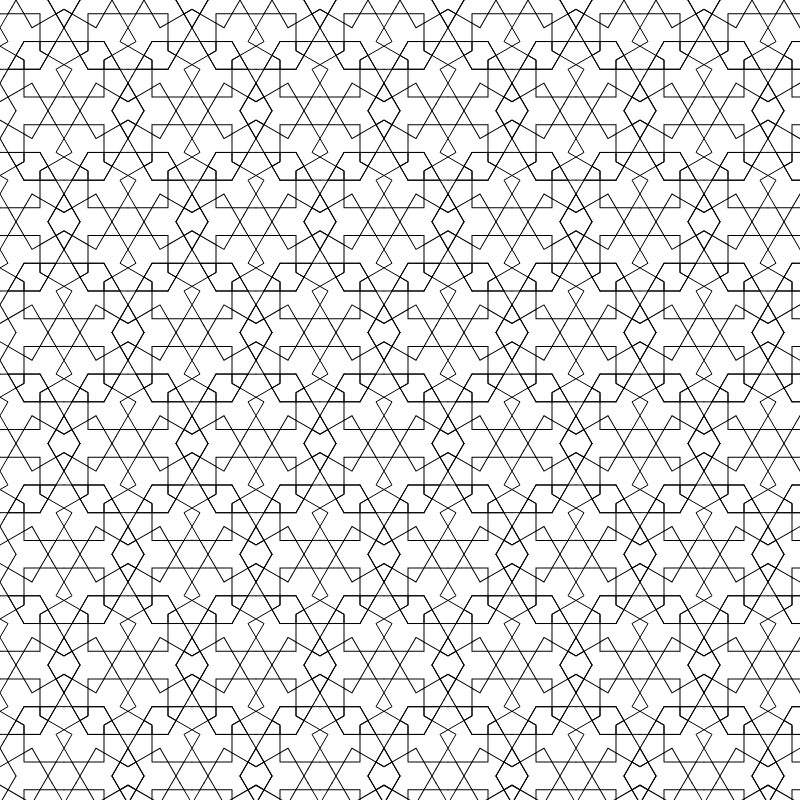
Frame 1 (no input)
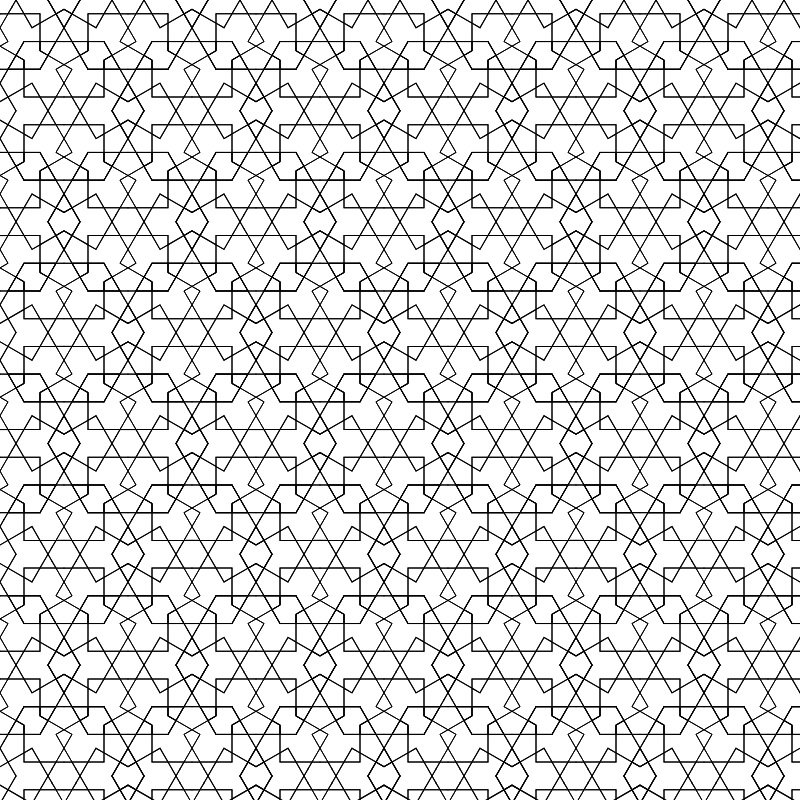
Frame 2 (the mouse pressed at the canvas centre, redrawn once)

The p5.js sketch that drew these frames (run headless with seeded random() and noise() and a simulated clock; the mouse was pressed at the canvas centre and the sketch redrawn once):

// p5.js sketch
// ── sketch.js
/*
Code written by Selcuk ARTUT 2022
Geometric Patterns with Creative Coding 
All rights reserved
*/

// Motif class
class Motif {
    constructor(a) {
        this.a = a;
    }

    display() {
        let x0,y0,x1,y1,x2,y2,x3,y3,x4,y4,x5,y5,x6,y6,x7,y7,x8,y8,x9,y9,x10,y10;
        x0 = 0;
        y0 = 0;
        x1 = 0.5 * this.a;
        y1 = 0;
        x2 = 2 * this.a * cos(60) + 0.5 * this.a;
        y2 = -(2 * this.a * sin(60));
        x3 = 1.5 * this.a;
        y3 = 0;
        x4 = 2.5 * this.a;
        y4 = 0;
        x5 = 1.5 * this.a;
        y5 = -this.a / tan(60);
        x6 = 0;
        y6 = (-2.5 * this.a) / tan(60);
        x7 = this.a * sin(30);
        y7 = -(2 * this.a * sin(60));
        x8 = 0;
        y8 = -(3 * this.a * sin(60));
        x9 = this.a * sin(30);
        y9 = -(4 * this.a * sin(60));
        x10 = 0;
        y10 = -(4 * this.a * sin(60));
        for (let i = 0; i < 6; i++) {
            push();
                rotate(i * 60);
                translate(0, 5 * this.a * sin(60));
                beginShape();
                vertex(x0, y0);
                vertex(x1, y1);
                vertex(x2, y2);
                endShape();
                beginShape();
                vertex(x1, y1);
                vertex(x4, y4);
                endShape();
                beginShape();
                vertex(x3, y3);
                vertex(x5, y5);
                vertex(x6, y6);
                vertex(x7, y7);
                vertex(x8, y8);
                vertex(x9, y9);
                vertex(x10, y10);
                endShape();
                //mirror on y axis
                beginShape();
                vertex(-x0, y0);
                vertex(-x1, y1);
                vertex(-x2, y2);
                endShape();
                beginShape();
                vertex(-x1, y1);
                vertex(-x4, y4);
                endShape();
                beginShape();
                vertex(-x3, y3);
                vertex(-x5, y5);
                vertex(-x6, y6);
                vertex(-x7, y7);
                vertex(-x8, y8);
                vertex(-x9, y9);
                vertex(-x10, y10);
                endShape();
            pop();
        }
    }
}

//scale factor
let a = 16;
let motif = new Motif(a);
let nRow;
let nCol;
let dx, dy, doff;

function setup() {
    createCanvas(800, 800);
    angleMode(DEGREES);
    noFill();
    noLoop();

    dx = 8.0 * a;
    dy = 4.0 * a * tan(60);
    doff = 0.5 * dx;

    //approximate the nRow and nCol values
    nRow = ceil(height / dy);
    nCol = ceil(width / dx);
}

function draw() {
    for (let r = 0; r < nRow; r++) {
        for (let c = 0; c < nCol; c++) {
            push();
                translate(c * dx, r * dy);
                if (r % 2 == 1) {
                    //rows 1,3,5,7
                    translate(doff, 0);
                }
                motif.display();
            pop();
        }
    }
}
